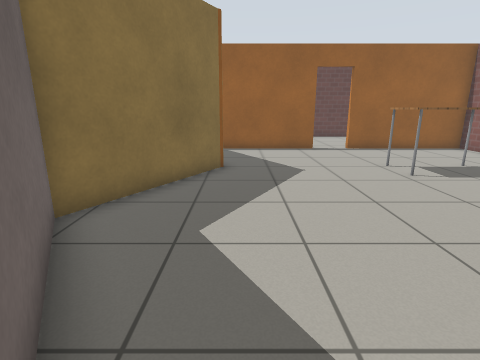
view 1 (above)

24 first-person views from a walk through a robot-simulator world made for Gazebo. The camera is 1 m above the floor, tilts 14° down and sees 80° across. The floor is counted in squares, 0.5 m on a side. Each view is taken from the middle of a square. On the plan, view 1 faces up. The plan holds only what a view shows up to about 17 squares ahead; the rest is blank. The place goes on beyond the plan. The robots in the file are not drawn. Gazebo's built-in surfaces are drawn with simple patterns.

view 2
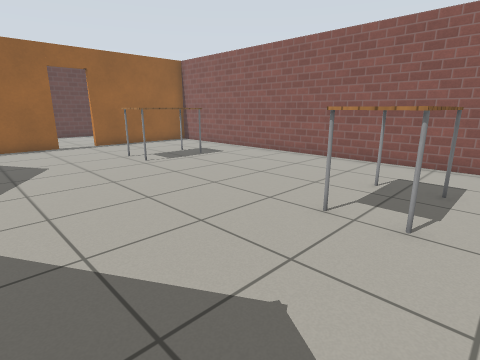

view 3
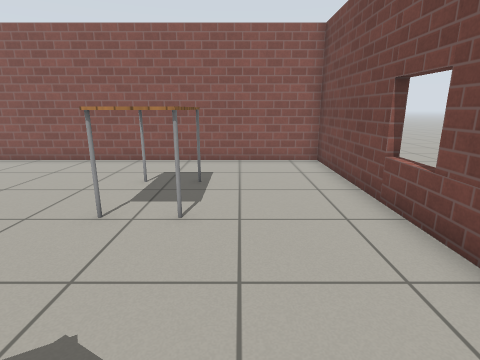

view 4
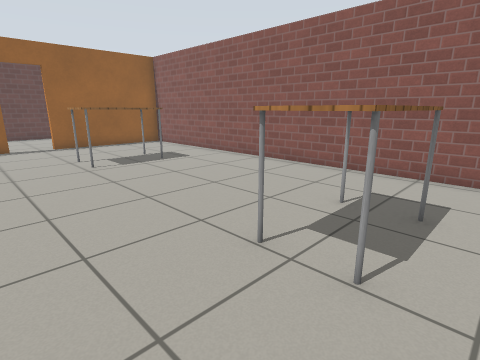

view 5
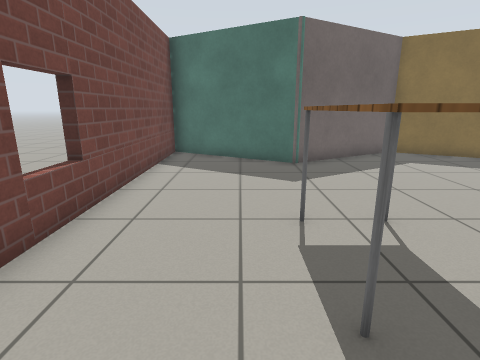

view 6
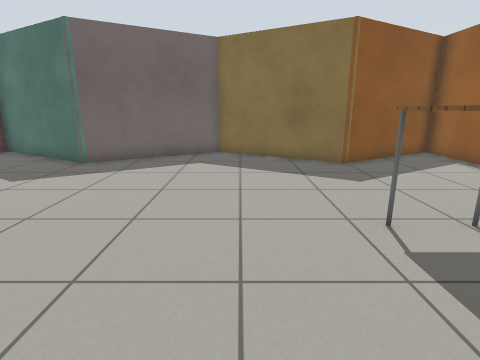

view 7
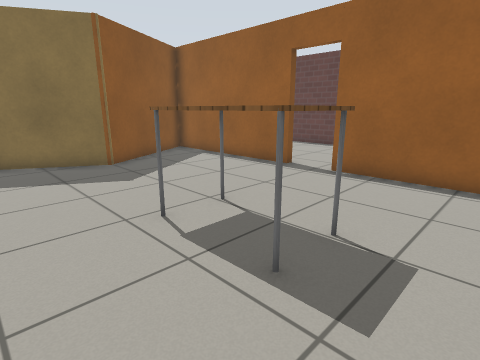

view 8
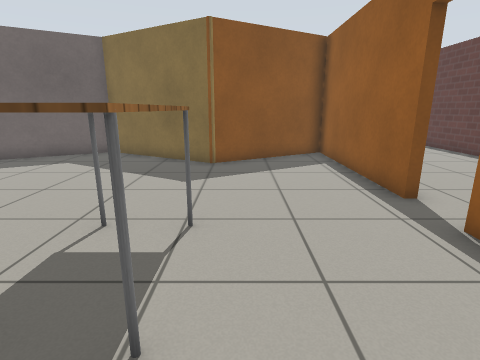

view 9
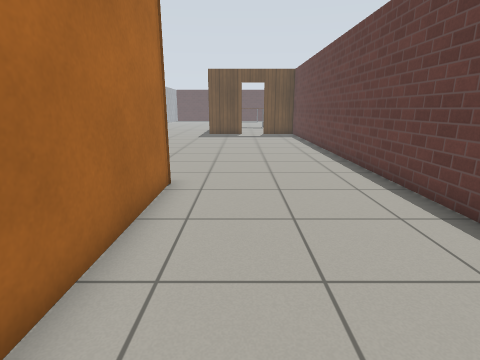

view 10
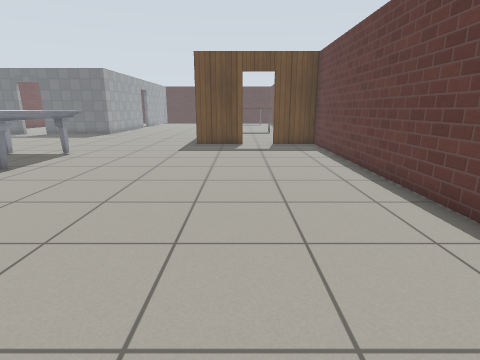

view 11
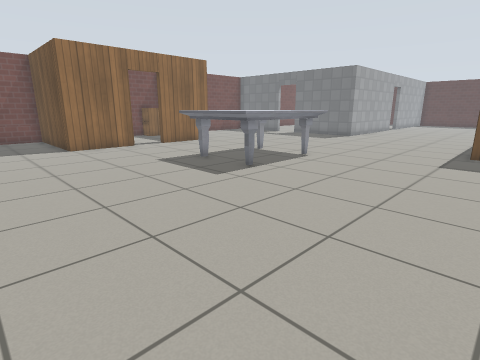

view 12
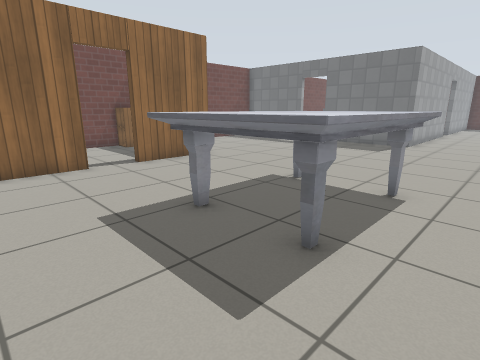

view 13
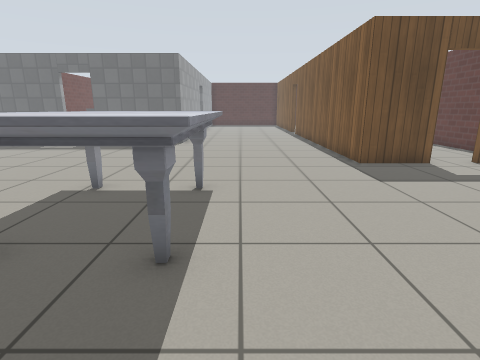

view 14
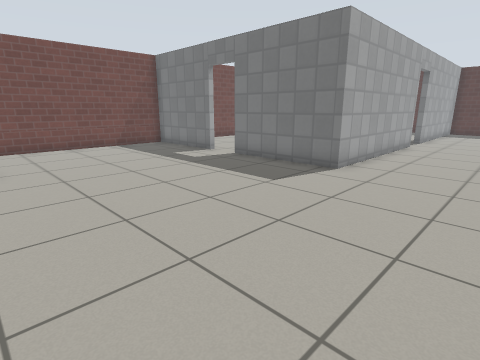

view 15
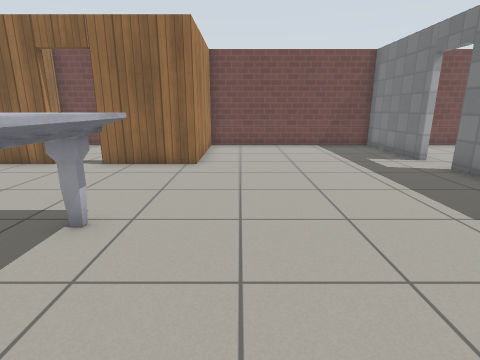

view 16
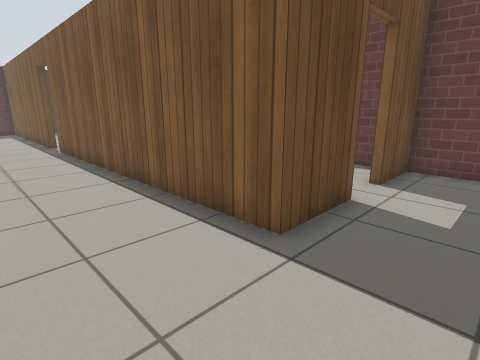

view 17
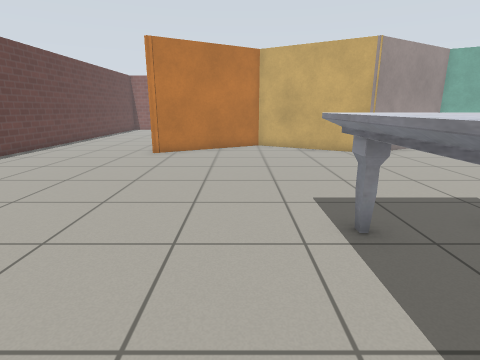

view 18
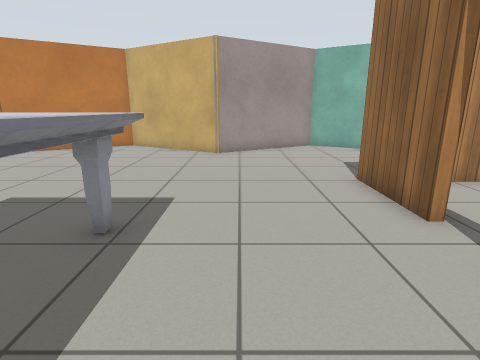

view 19
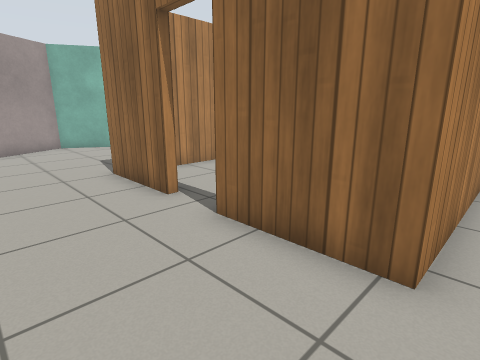

view 20
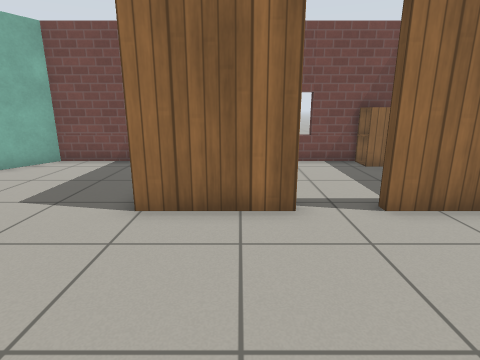

view 21
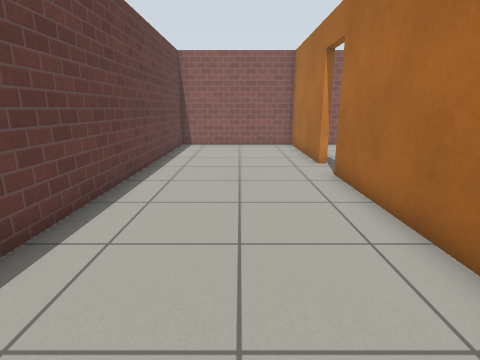

view 22
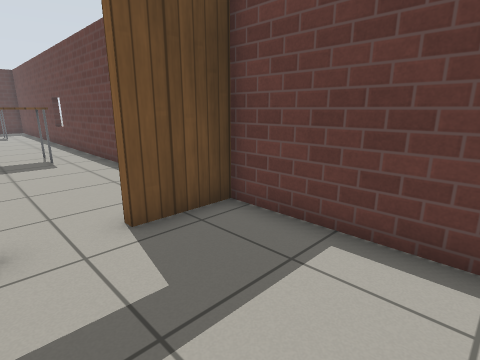

view 23
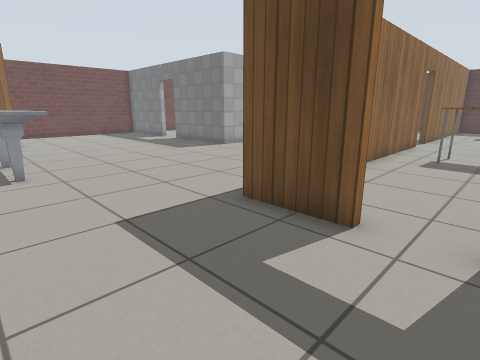

view 24
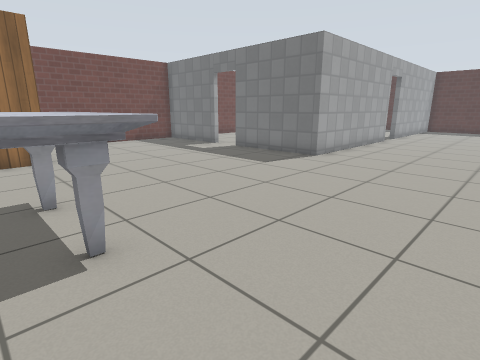

### Floor plan
Ten units are one square. View 1 is at (0, 0); x grows to the right and y downward. Boxes are objects, and circles mark ways between rooms. Rooms are numbered by the first view taken in them; rooms with no view inside come last. Other rooms are left out.
<svg viewBox="-340 -218 458 274">
<path fill="none" stroke="#000" d="M39 -148 -34 -148 -6 -100 -35 -50 -6 -1 -36 51 113 51 113 -148 56 -148M-123 -6 -89 -6 -89 51 -40 51 -10 -1 -38 -50 -10 -100 -38 -148 -38 -151 39 -151M-196 -171 -196 -145 -326 -145M-262 2 -262 51 -174 51 -174 -6 -139 -6M56 -151 113 -151 113 -213 -196 -213 -196 -189M-335 -66 -262 -66 -262 -15M-112 51 -92 51 -92 15M-168 51 -132 51"/>
<rect x="45" y="-15" width="40" height="30" fill="#bbb"><title>table</title></rect>
<rect x="45" y="-105" width="40" height="20" fill="#bbb"><title>table</title></rect>
<rect x="-175" y="-105" width="60" height="50" fill="#bbb"><title>marble table</title></rect>
<rect x="-165" y="35" width="20" height="10" fill="#bbb"><title>cabinet</title></rect>
<circle cx="45" cy="-150" r="3" fill="#2a7"/>
<circle cx="-130" cy="-2" r="3" fill="#2a7"/>
<text x="50" y="-50">1</text>
<text x="-130" y="-100">2</text>
<text x="-130" y="20">3</text>
</svg>
Room 1 opens to room 2. Room 2 opens to room 3.

Where each view was taken, in squares from view 1:
view 1: 0 up, 0 right, facing up
view 2: 2 down, 0 right, facing up-right
view 3: 2 down, 0 right, facing right
view 4: 2 down, 2 right, facing up-right
view 5: 2 down, 10 right, facing left
view 6: 6 up, 10 right, facing left
view 7: 6 up, 10 right, facing up-left
view 8: 11 up, 10 right, facing left
view 9: 17 up, 4 right, facing left
view 10: 17 up, 3 left, facing left
view 11: 16 up, 5 left, facing down-left
view 12: 11 up, 9 left, facing down-left
view 13: 10 up, 9 left, facing left
view 14: 11 up, 17 left, facing down-left
view 15: 11 up, 19 left, facing down
view 16: 11 up, 17 left, facing up-left
view 17: 11 up, 17 left, facing right
view 18: 4 up, 17 left, facing right
view 19: 4 up, 18 left, facing down-right
view 20: 6 up, 11 left, facing down
view 21: 18 up, 5 left, facing right
view 22: 17 up, 15 left, facing up-left
view 23: 19 up, 15 left, facing down-left
view 24: 13 up, 15 left, facing down-left
